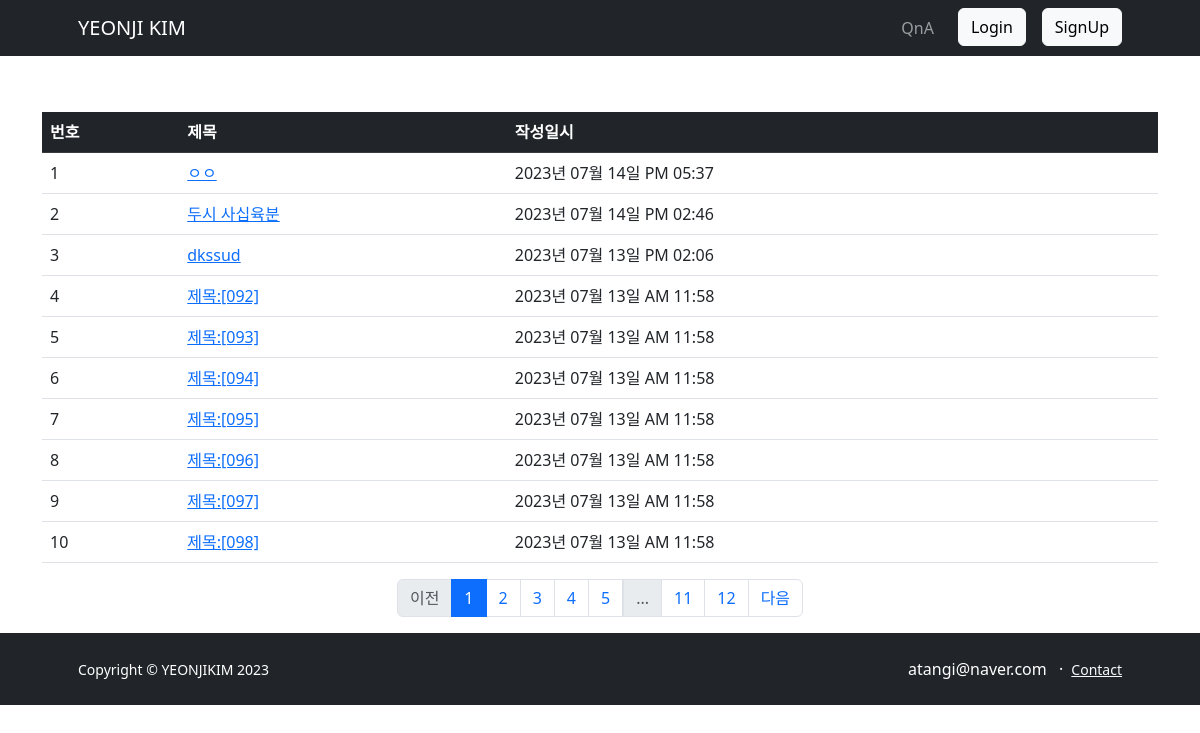
Page /question/list/ on the committed database.
### app/models.py (models this page shows)
class Question(db.Model):
    id = db.Column(db.Integer, primary_key=True)
    subject = db.Column(db.String(200), nullable=False)
    content = db.Column(db.Text(), nullable=False)
    create_date = db.Column(db.DateTime(), nullable=False)
    user_id = db.Column(db.Integer, db.ForeignKey('user.id', ondelete="CASCADE"), nullable=False)
    user = db.relationship('User', backref=db.backref('question_set'))

### app/views/question_views.py (the view)
@question.route('/list/')
def _list():
    page = request.args.get('page', type=int, default=1)  # 페이지
    question_list = Question.query.order_by(Question.create_date.desc())
    question_list = question_list.paginate(page=page, per_page=10)
    return render_template('question/question_list.html', question_list=question_list)

### app/filter.py (called while the page is built)
def format_datetime(value, fmt='%Y년 %m월 %d일 %p %I:%M'):
    return value.strftime(fmt)

### app/views/auth_views.py (called while the page is built)
@auth.before_app_request
def load_logged_in_user():
    user_id = session.get('user_id')
    if user_id is None:
        g.user = None
    else:
        g.user = User.query.get(user_id)

### app/templates/question/question_list.html (shortened to what this page needs)
{% extends 'base.html' %}
{% block content %}
<div class="container my-3">
    <p>
    <table class="table">
        <thead>
        <tr class="table-dark">
            <th>번호</th>
            <th>제목</th>
            <th>작성일시</th>
        </tr>
        </thead>
        <tbody>
        {% if question_list %}
        {% for question in question_list %}
        <tr>
            <td>{{ ((question_list.page-1) * question_list.per_page) + loop.index }}</td>
            <td>
                <a href="{{ url_for('question.detail', question_id=question.id) }}">{{ question.subject }}</a>
            </td>
            <td>{{ question.create_date | date_time}}</td>
        </tr>
        {% endfor %}
        {% else %}
        <tr>
            <td colspan="3">질문이 없습니다.</td>
        </tr>
        {% endif %}
        </tbody>
    </table>
    <ul class="pagination justify-content-center">
        {% if question_list.has_prev %}
        <li class="page-item">
            <a class="page-link" href="?page={{ question_list.prev_num }}">이전</a>
        </li>
        {% else %}
        <li class="page-item disabled">
            <a class="page-link" tabindex="-1" aria-disabled="true" href="javascript:void(0)">이전</a>
        </li>
        {% endif %}
        {% for page_num in question_list.iter_pages() %}
        {% if page_num %}
        {% if page_num != question_list.page %}
        <li class="page-item">
            <a class="page-link" href="?page={{ page_num }}">{{ page_num }}</a>
        </li>
        {% else %}
        <li class="page-item active" aria-current="page">
            <a class="page-link" href="javascript:void(0)">{{ page_num }}</a>
        </li>
        {% endif %}
        {% else %}
        <li class="disabled">
            <a class="page-link" href="javascript:void(0)">...</a>
        </li>
        {% endif %}
        {% endfor %}
        {% if question_list.has_next %}
        <li class="page-item">
            <a class="page-link" href="?page={{ question_list.next_num }}">다음</a>
        </li>
        {% else %}
        <li class="page-item disabled">
            <a class="page-link" tabindex="-1" aria-disabled="true" href="javascript:void(0)">다음</a>
        </li>
        {% endif %}
    </ul>
    </div>
    {% endblock %}

### rows in the picture
Question: page "1", subject "ㅇㅇ", create_date "2023년 07월 14일 PM 05:37"
Question: page "2", subject "두시 사십육분", create_date "2023년 07월 14일 PM 02:46"
Question: page "3", subject "dkssud", create_date "2023년 07월 13일 PM 02:06"
Question: page "4", subject "제목:[092]", create_date "2023년 07월 13일 AM 11:58"
Question: page "5", subject "제목:[093]", create_date "2023년 07월 13일 AM 11:58"
Question: page "6", subject "제목:[094]", create_date "2023년 07월 13일 AM 11:58"
Question: page "7", subject "제목:[095]", create_date "2023년 07월 13일 AM 11:58"
Question: page "8", subject "제목:[096]", create_date "2023년 07월 13일 AM 11:58"
Question: page "9", subject "제목:[097]", create_date "2023년 07월 13일 AM 11:58"
Question: page "10", subject "제목:[098]", create_date "2023년 07월 13일 AM 11:58"

### other values in the picture
{{ page_num }} "1"
{{ page_num }} "2" "3" "4" "5" "11" "12"
